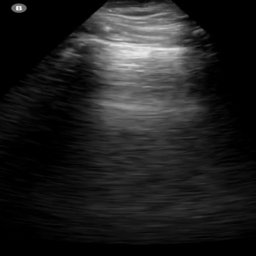
#> input picture Assign4/p2/Images/1.png, 256 x 256 px; its folder holds only this picture in this run
$ python pleura_segment.py
#> lines starting #> are read from the running program, lines starting #| are printed output that depends on the picture; after the words box and inside, x2 and y2 are one past the last pixel; in counts of white or black regions, pixels touching at a corner belong together
#> in main, img is the input picture: shape (256, 256, 3); min 0, max 248, mean 31.7
import numpy as np
import cv2 as cv
import matplotlib.pyplot as plt
import os
from queue import Queue
from skimage.segmentation import slic

# clustering based on intensity
# [20 lines left out: function kmeans, not called in this run]

dr = [-1, 1, 0, 0]
dc = [0, 0, -1, 1]
visit = None

# [30 lines left out: functions valid, bfs, not called in this run]

# finds first maximum intensity pixel
def max_indices(img, first):
    val_ind = []

    for i in range(img.shape[0]):
        for j in range(img.shape[1]):
            val_ind.append((img[i][j], (i, j)))
    val_ind.sort()
    val_ind.reverse()
    return val_ind[:first]

# region grow segmentation algorithm
# [39 lines left out: functions region_grow, pleura_kmeans, not called in this run]

# segemntation using plic
def super_pixels(cimg):

    segments_slic = slic(cimg, n_segments=400, compactness=10, sigma=1, start_label=1)
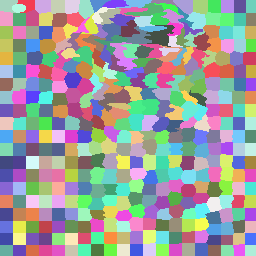
#> segments_slic: shape (256, 256) int64; 399 distinct labels, from 1 to 399; one colour per label, 0 black
    img = cv.cvtColor(cimg, cv.COLOR_BGR2GRAY)
#> img: shape (256, 256)
    # top 200 highest intensity pixels are chosen
    # to segment out the pleura region
    high_inten = max_indices(img, 200)
#> after the loop in max_indices, `for i in range(img.shape[0]):`: val_ind = 65536 items
#> high_inten = 200 items
    pleura = np.zeros(img.shape)
    labels = set()
    for _, pos in high_inten:
        labels.add(segments_slic[pos])
#> this loop made 200 passes
#> pos on passes 1 to 3: (9, 17), (8, 17), (7, 20)
#> after the loop, labels = 6 items

    for i in range(img.shape[0]):
        for j in range(img.shape[1]):
            if segments_slic[i, j] in labels:
                pleura[i, j] = 255
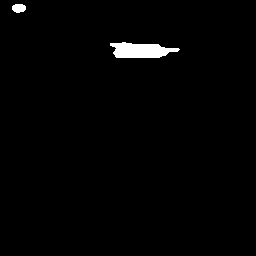
#> pleura: shape (256, 256) float64; 1.4% white; 2 white regions, box (x1, y1, x2, y2) and area: (110, 42, 180, 58) 786, (12, 4, 26, 13) 102

    # [4 lines of commented-out code are left out]
    return pleura

def main():

    input_dir = "Images/"
    filenames = os.listdir(input_dir)

    output_path = "Output/"
    if not os.path.exists(output_path):
        os.makedirs(output_path)

    # super pixels is chosen for segmentation
    for filename in filenames:
        img = cv.imread(input_dir + filename)
        pleura = super_pixels(img)
        # [4 lines of commented-out code are left out]
        plt.imsave('Output/' + filename, pleura, cmap='gray')

if __name__ == "__main__":
    main()

$ run again, on Assign4/p2/Images/13.png
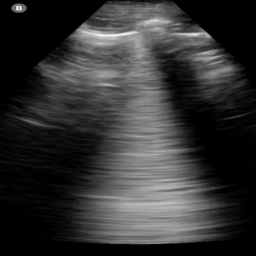
#> input picture Assign4/p2/Images/13.png, 256 x 256 px
#> in main, img is the input picture: shape (256, 256, 3); min 0, max 248, mean 50.7
#> in super_pixels, `segments_slic = slic(cimg, n_segments=400, compactness=10, sigma=1, st..`:
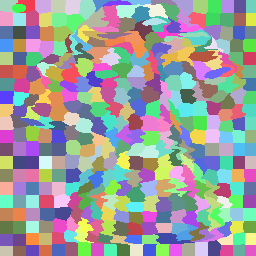
#> segments_slic: shape (256, 256) int64; 397 distinct labels, from 1 to 397; one colour per label, 0 black
#> img: shape (256, 256)
#> after the loop in max_indices, `for i in range(img.shape[0]):`: val_ind = 65536 items
#> high_inten = 200 items
#> the loop in super_pixels, `for _, pos in high_inten:` made 200 passes
#> pos on passes 1 to 3: (35, 102), (35, 101), (35, 100)
#> after the loop in super_pixels, `for _, pos in high_inten:`: labels = 6 items
#> after the loop in super_pixels, `for i in range(img.shape[0]):`:
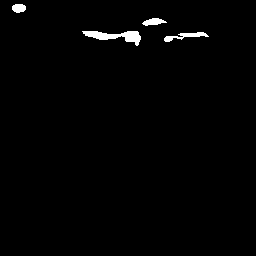
#> pleura: shape (256, 256) float64; 1.2% white; 4 white regions, box (x1, y1, x2, y2) and area: (82, 31, 141, 46) 409, (164, 32, 209, 42) 180, (142, 18, 167, 26) 121, (12, 4, 26, 13) 102

$ run again, on Assign4/p2/Images/14.png
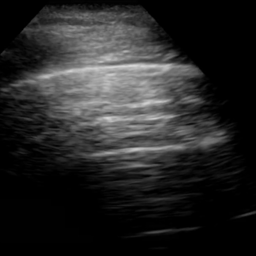
#> input picture Assign4/p2/Images/14.png, 256 x 256 px
#> in main, img is the input picture: shape (256, 256, 3); min 0, max 214, mean 38.3
#> in super_pixels, `segments_slic = slic(cimg, n_segments=400, compactness=10, sigma=1, st..`:
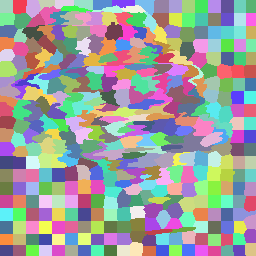
#> segments_slic: shape (256, 256) int64; 394 distinct labels, from 1 to 394; one colour per label, 0 black
#> img: shape (256, 256)
#> after the loop in max_indices, `for i in range(img.shape[0]):`: val_ind = 65536 items
#> high_inten = 200 items
#> the loop in super_pixels, `for _, pos in high_inten:` made 200 passes
#> pos on passes 1 to 3: (66, 123), (65, 134), (65, 133)
#> after the loop in super_pixels, `for _, pos in high_inten:`: labels = 10 items
#> after the loop in super_pixels, `for i in range(img.shape[0]):`:
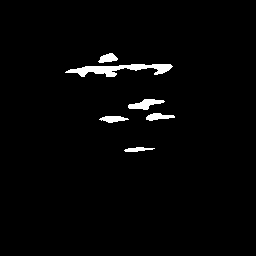
#> pleura: shape (256, 256) float64; 2.1% white; 6 white regions, box (x1, y1, x2, y2) and area: (65, 64, 173, 77) 683, (128, 99, 165, 110) 219, (146, 113, 175, 121) 142, (99, 116, 129, 123) 136, (98, 53, 118, 63) 129, (124, 147, 155, 152) 97

$ run again, on Assign4/p2/Images/15.png
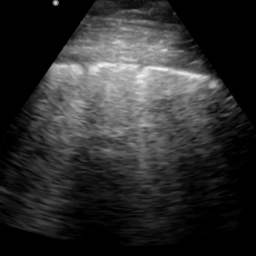
#> input picture Assign4/p2/Images/15.png, 256 x 256 px
#> in main, img is the input picture: shape (256, 256, 3); min 0, max 247, mean 45.6
#> in super_pixels, `segments_slic = slic(cimg, n_segments=400, compactness=10, sigma=1, st..`:
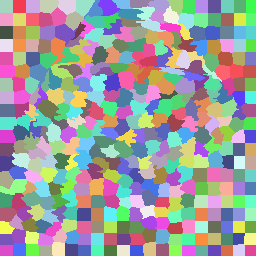
#> segments_slic: shape (256, 256) int64; 394 distinct labels, from 1 to 394; one colour per label, 0 black
#> img: shape (256, 256)
#> after the loop in max_indices, `for i in range(img.shape[0]):`: val_ind = 65536 items
#> high_inten = 200 items
#> the loop in super_pixels, `for _, pos in high_inten:` made 200 passes
#> pos on passes 1 to 3: (68, 158), (68, 160), (68, 159)
#> after the loop in super_pixels, `for _, pos in high_inten:`: labels = 6 items
#> after the loop in super_pixels, `for i in range(img.shape[0]):`:
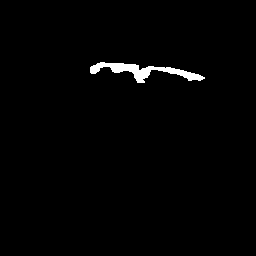
#> pleura: shape (256, 256) float64; 1.3% white; 1 white region, box (x1, y1, x2, y2) and area: (90, 62, 205, 83) 852

$ run again, on Assign4/p2/Images/10.png
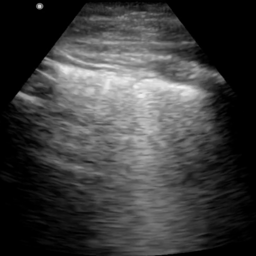
#> input picture Assign4/p2/Images/10.png, 256 x 256 px
#> in main, img is the input picture: shape (256, 256, 3); min 0, max 245, mean 61.3
#> in super_pixels, `segments_slic = slic(cimg, n_segments=400, compactness=10, sigma=1, st..`:
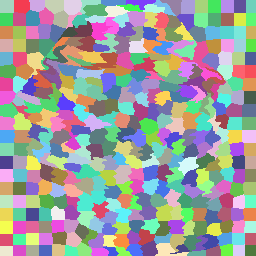
#> segments_slic: shape (256, 256) int64; 391 distinct labels, from 1 to 391; one colour per label, 0 black
#> img: shape (256, 256)
#> after the loop in max_indices, `for i in range(img.shape[0]):`: val_ind = 65536 items
#> high_inten = 200 items
#> the loop in super_pixels, `for _, pos in high_inten:` made 200 passes
#> pos on passes 1 to 3: (87, 181), (87, 178), (87, 182)
#> after the loop in super_pixels, `for _, pos in high_inten:`: labels = 10 items
#> after the loop in super_pixels, `for i in range(img.shape[0]):`:
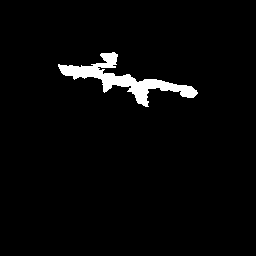
#> pleura: shape (256, 256) float64; 3% white; 1 white region, box (x1, y1, x2, y2) and area: (58, 52, 198, 107) 1959
